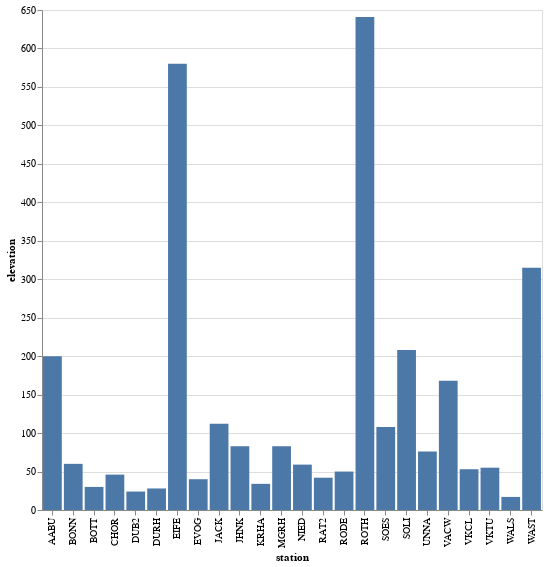

The notebook cell this image was saved under:
### Markdown cell above
## Diplaying the attributes

### Code cell
import altair as alt

w = 500
h = 500

alt.Chart(data).mark_bar().encode(
    x ='station:N',
    y ='elevation:Q',
).properties(width=w, height=h)

### Figure 1 — Vega-Lite specification as saved in the notebook (floating-point values rounded to 4 significant figures)
{"config": {"view": {"continuousWidth": 400, "continuousHeight": 300}}, "data": {"name": "data-5cf9d45f58dcb969cb85a503f4365632"}, "mark": "bar", "encoding": {"x": {"field": "station", "type": "nominal"}, "y": {"field": "elevation", "type": "quantitative"}}, "height": 500, "width": 500, "$schema": "https://vega.github.io/schema/vega-lite/v4.17.0.json", "datasets": {"data-5cf9d45f58dcb969cb85a503f4365632": [{"station": "AABU", "lon": 6.094, "lat": 50.75, "elevation": 200, "name": "Aachen-Burtscheid", "station_type": "Hintergrund", "avgTemperature": 10.5}, {"station": "BONN", "lon": 7.083, "lat": 50.75, "elevation": 60, "name": "Bonn-Auerberg", "station_type": "Verkehr", "avgTemperature": 11.96}, {"station": "BOTT", "lon": 6.977, "lat": 51.53, "elevation": 30, "name": "Bottrop-Welheim", "station_type": "Industrie", "avgTemperature": 11.5}, {"station": "CHOR", "lon": 6.885, "lat": 51.02, "elevation": 46, "name": "Koeln-Chorweiler", "station_type": "Hintergrund", "avgTemperature": 11.91}, {"station": "DUB2", "lon": 6.735, "lat": 51.49, "elevation": 24, "name": "Duisburg-Bruckhausen", "station_type": "Industrie", "avgTemperature": 12.65}, {"station": "DURH", "lon": 6.727, "lat": 51.46, "elevation": 28, "name": "Duisburg (Rheinhafen)", "station_type": "Hintergrund", "avgTemperature": 12.07}, {"station": "EIFE", "lon": 6.281, "lat": 50.65, "elevation": 580, "name": "Simmerath (Eifel)", "station_type": "Hintergrund", "avgTemperature": 7.895}, {"station": "EVOG", "lon": 6.981, "lat": 51.5, "elevation": 40, "name": "Essen-Vogelheim", "station_type": "Hintergrund", "avgTemperature": 11.53}, {"station": "JACK", "lon": 6.451, "lat": 51.03, "elevation": 112, "name": "Jackerath", "station_type": "Industrie", "avgTemperature": 11.51}, {"station": "JHNK", "lon": 6.469, "lat": 51.1, "elevation": 83, "name": "Juechen-Hochneukirch", "station_type": "Industrie", "avgTemperature": 11.58}, {"station": "KRHA", "lon": 6.67, "lat": 51.34, "elevation": 34, "name": "Krefeld (Hafen)", "station_type": "Industrie", "avgTemperature": 12.31}, {"station": "MGRH", "lon": 6.426, "lat": 51.15, "elevation": 83, "name": "Moenchengladbach-Rheydt", "station_type": "Hintergrund", "avgTemperature": 11.12}, {"station": "NIED", "lon": 7.57, "lat": 51.59, "elevation": 59, "name": "Luenen-Niederaden", "station_type": "Hintergrund", "avgTemperature": 11.34}, {"station": "RAT2", "lon": 6.82, "lat": 51.3, "elevation": 42, "name": "Ratingen-Tiefenbroich", "station_type": "Hintergrund", "avgTemperature": 11.87}, {"station": "RODE", "lon": 6.985, "lat": 50.89, "elevation": 50, "name": "Koeln-Rodenkirchen", "station_type": "Hintergrund", "avgTemperature": 11.17}, {"station": "ROTH", "lon": 8.192, "lat": 50.93, "elevation": 641, "name": "Netphen Rothaargebirge", "station_type": "Hintergrund", "avgTemperature": 7.737}, {"station": "SOES", "lon": 8.148, "lat": 51.57, "elevation": 108, "name": "Soest-Ost", "station_type": "Hintergrund", "avgTemperature": null}, {"station": "SOLI", "lon": 7.053, "lat": 51.18, "elevation": 208, "name": "Solingen-Wald", "station_type": "Hintergrund", "avgTemperature": 10.91}, {"station": "UNNA", "lon": 7.694, "lat": 51.55, "elevation": 76, "name": "Unna-Koenigsborn", "station_type": "Hintergrund", "avgTemperature": null}, {"station": "VACW", "lon": 6.096, "lat": 50.77, "elevation": 168, "name": "Aachen Wilhelmstrasse", "station_type": "Verkehr", "avgTemperature": null}, {"station": "VKCL", "lon": 7.005, "lat": 50.96, "elevation": 53, "name": "Koeln Clevischer Ring", "station_type": "Verkehr", "avgTemperature": null}, {"station": "VKTU", "lon": 6.958, "lat": 50.95, "elevation": 55, "name": "Koeln Turiner Strasse", "station_type": "Verkehr", "avgTemperature": null}, {"station": "WALS", "lon": 6.748, "lat": 51.52, "elevation": 17, "name": "Duisburg-Walsum", "station_type": "Industrie", "avgTemperature": null}, {"station": "WAST", "lon": 8.361, "lat": 51.44, "elevation": 315, "name": "Warstein", "station_type": "Industrie", "avgTemperature": null}]}}
